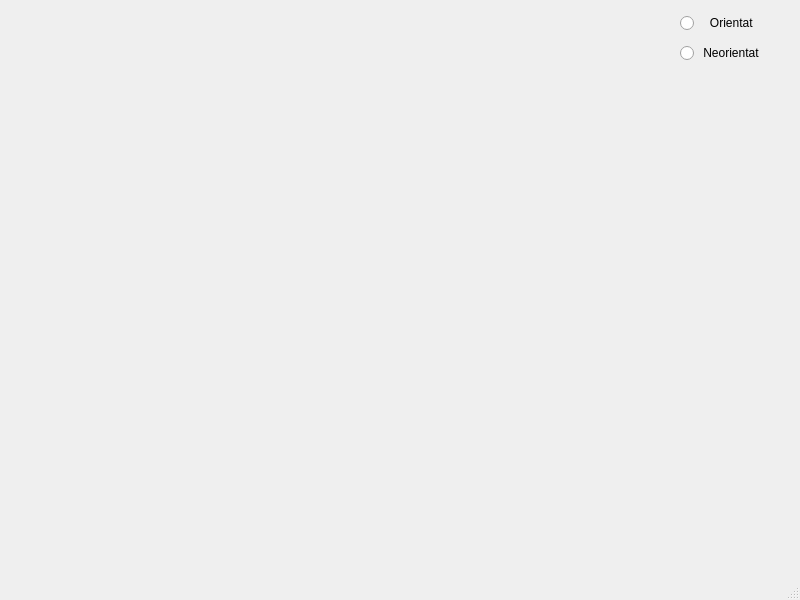
<?xml version="1.0" encoding="UTF-8"?>
<ui version="4.0">
 <class>MainWindow</class>
 <widget class="QMainWindow" name="MainWindow">
  <property name="geometry">
   <rect>
    <x>0</x>
    <y>0</y>
    <width>800</width>
    <height>600</height>
   </rect>
  </property>
  <property name="windowTitle">
   <string>MainWindow</string>
  </property>
  <widget class="QWidget" name="centralwidget">
   <widget class="QRadioButton" name="OrientatButton">
    <property name="geometry">
     <rect>
      <x>680</x>
      <y>10</y>
      <width>112</width>
      <height>26</height>
     </rect>
    </property>
    <property name="text">
     <string>   Orientat</string>
    </property>
   </widget>
   <widget class="QRadioButton" name="NeorientatButton">
    <property name="geometry">
     <rect>
      <x>680</x>
      <y>40</y>
      <width>112</width>
      <height>26</height>
     </rect>
    </property>
    <property name="text">
     <string> Neorientat</string>
    </property>
   </widget>
  </widget>
  <widget class="QMenuBar" name="menubar">
   <property name="geometry">
    <rect>
     <x>0</x>
     <y>0</y>
     <width>800</width>
     <height>25</height>
    </rect>
   </property>
  </widget>
  <widget class="QStatusBar" name="statusbar"/>
 </widget>
 <resources/>
 <connections/>
</ui>
